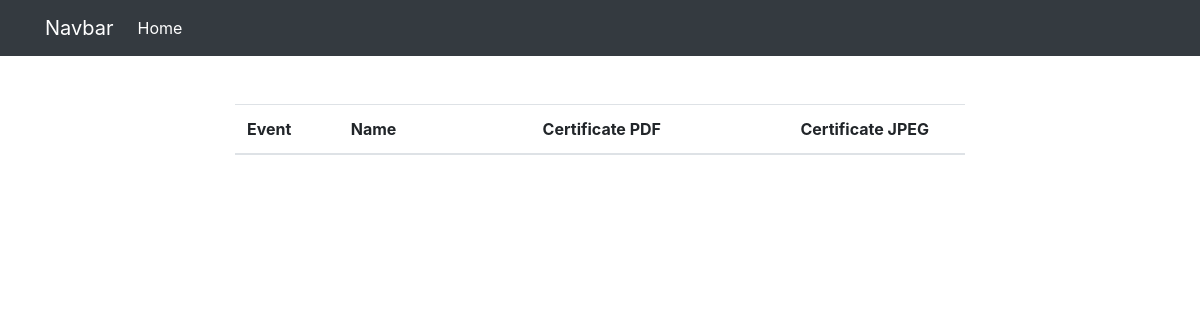
Before: / with the older database file.
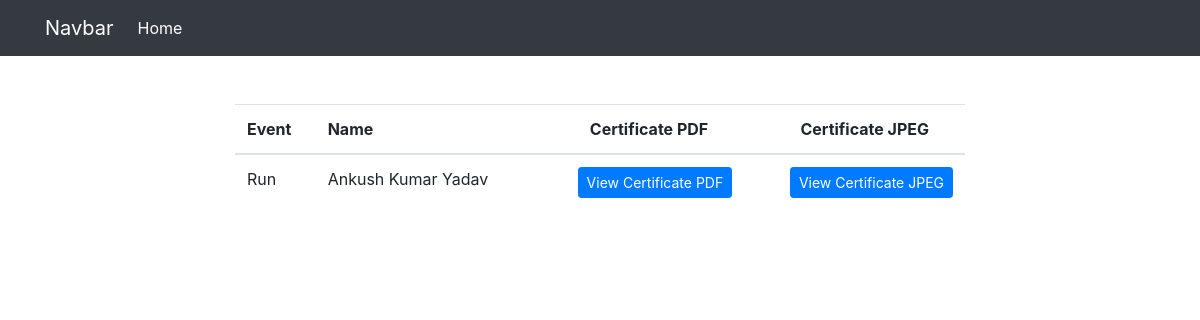
After: the same page with the newer database file.
### certificate/models.py (models this page shows, shortened)
class Certificate(models.Model):
    name = models.CharField(max_length=200)
    gender = models.CharField(max_length=6)
    event= models.CharField(max_length=4)
    hours= models.CharField(max_length=20)
    kilometers = models.CharField(max_length=20)
    top_effort = models.CharField(max_length=20)
    top=models.BooleanField(default=False)
    USERNAME_FIELD ='name'
    REQUIRED_FIELDS = ['gender','event','hours','kilometers','top_effort','top']

### certificate/views.py (the view)
# urls.py: path('', views.index, name='index'),
def index(request):
    certificate = Certificate.objects.all()
    context = {
        'certificate': certificate,
    }
    return render(request, 'certificate/index.html', context)

### templates/certificate/index.html
{% extends 'partials/base.html' %}
{% block content %}
{% include 'partials/nav.html' %}
<div class="container mt-5">
    <div class="row">
        <div class="col-md-8 offset-md-2">
            <table class="table table-hover">
                <thead>
                  <tr>
                    <th scope="col">Event</th>
                    <th scope="col">Name</th>
                    <th scope="col"><span class="float-right mr-4">Certificate PDF</span></th>
                    <th scope="col"><span class="float-right mr-4">Certificate JPEG</span></th>
                  </tr>
                </thead>
                <tbody>
                    {% for certificate in certificate %}
                  <tr>
                    <td>{{ certificate.event }}</td>
                    <td><span>{{ certificate.name }}</span></td>
                    <td>
                        <a class="btn btn-primary btn-sm float-right" href="{% url 'certificate' certificate.id %}">View Certificate PDF</a>
                    </td>
                    <td>
                      <a class="btn btn-primary btn-sm float-right" href="{% url 'certificate-image' certificate.id %}">View Certificate JPEG</a>
                  </td>
                  </tr>
                  {% endfor %}
                </tbody>
              </table>
        </div>
    </div>
</div>
{% endblock %}

Changed rows visible on the page:
added Certificate: event "Run", name "Ankush Kumar Yadav"
